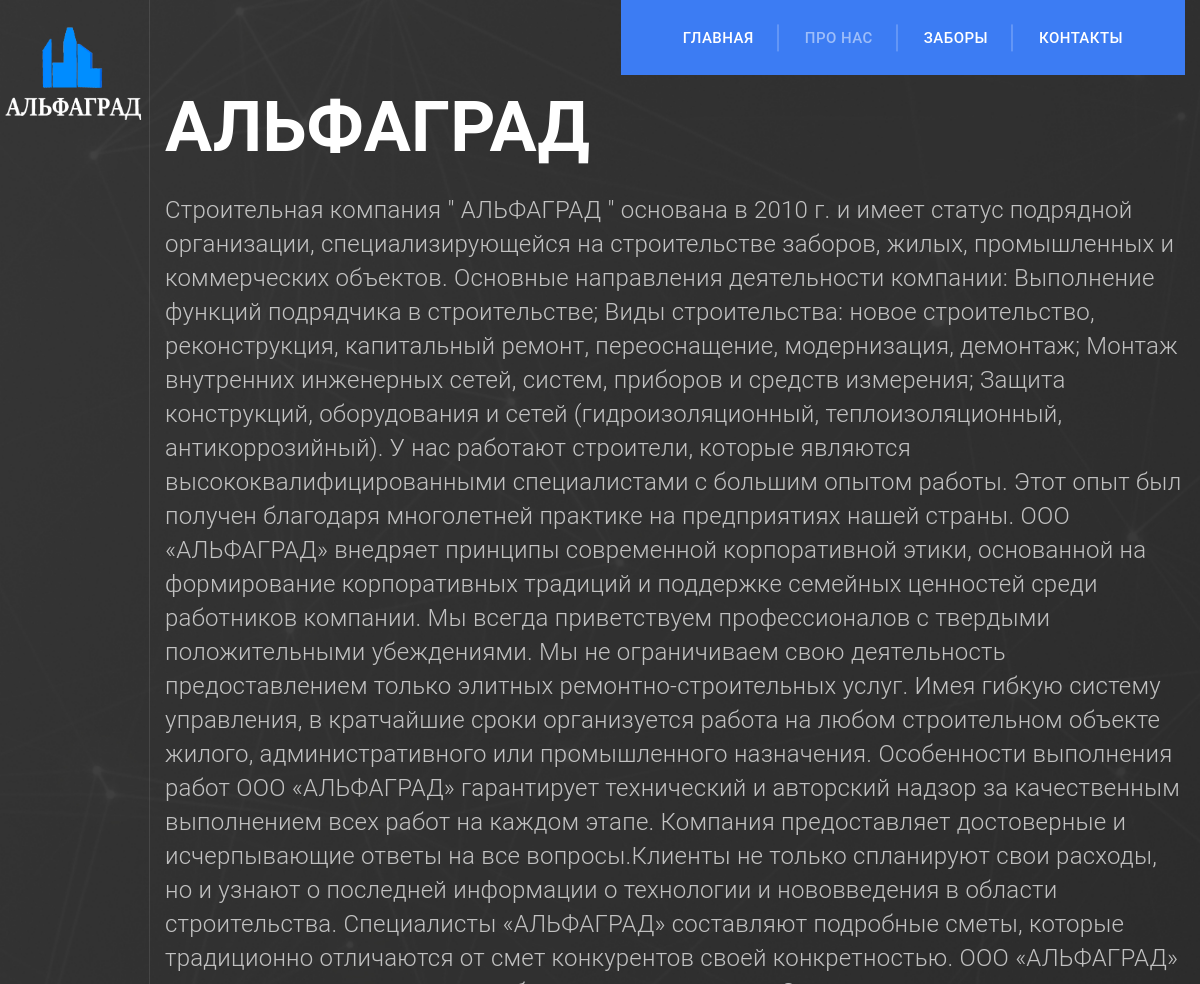
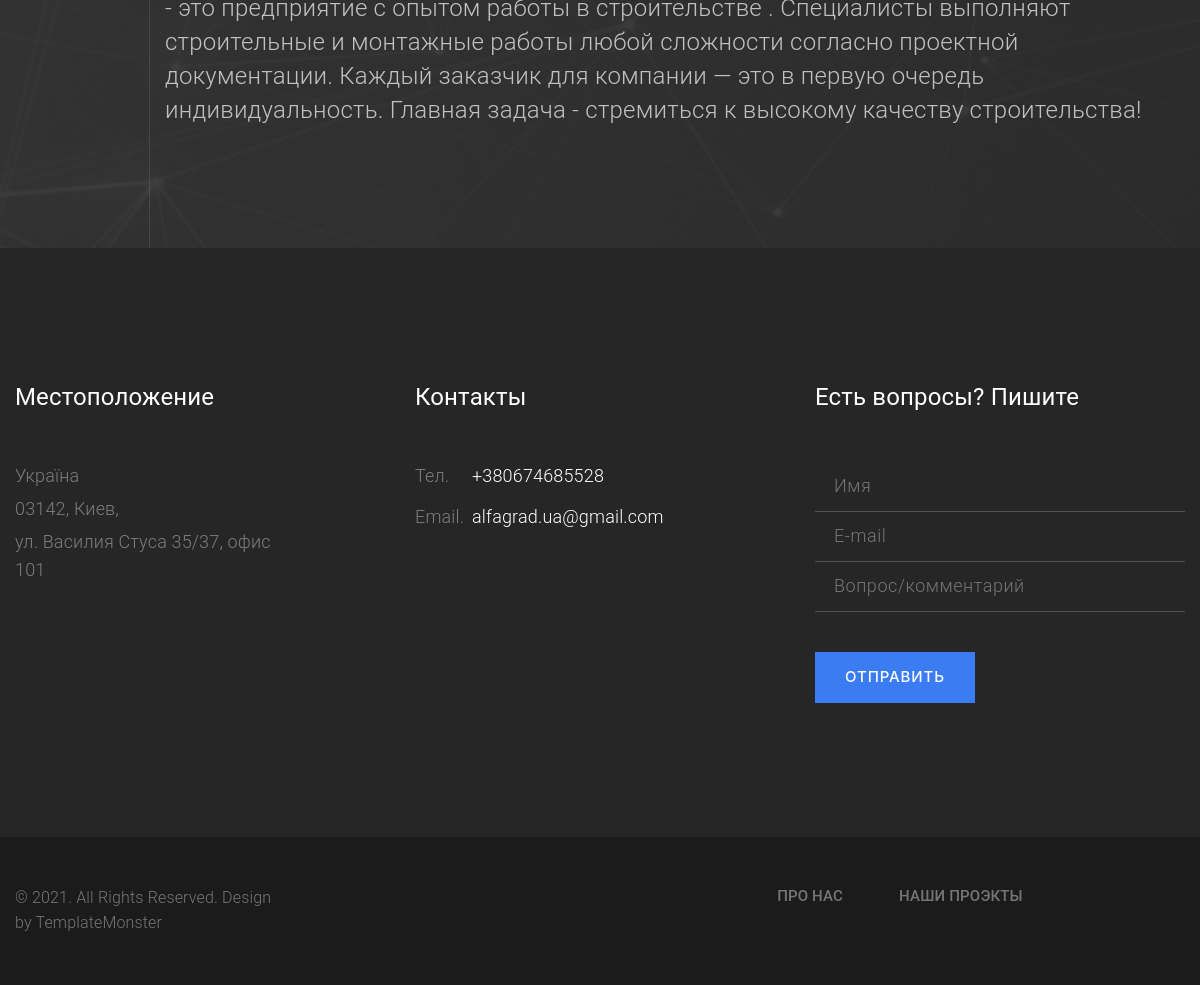
The page /about-us/ on the database its author committed (2 pictures, top to bottom).
### main/models.py (models this page shows, shortened)
class BaseLevel(models.Model):
    title = models.CharField(verbose_name='Название 2' ,max_length=100)
    description = models.TextField(verbose_name='Описание про нас')
    first_picture = models.ImageField(verbose_name='фотография 1', upload_to='static/images/base_level/', max_length=100)
    first_text = models.CharField(verbose_name='первый скрипт', max_length=100)
    second_picture = models.ImageField(verbose_name='фотография 2', upload_to='static/images/base_level/', max_length=100)
    second_text = models.CharField(verbose_name='второй скрипт', max_length=100)
    third_picture = models.ImageField(verbose_name='фотография 3', upload_to='static/images/base_level/', max_length=100)
    third_text = models.CharField(verbose_name='третий скрипт', max_length=100)
    class Meta:
        verbose_name = 'Правая панель'
        verbose_name_plural = 'Правая панель'

class Location(models.Model):
    country = models.CharField(verbose_name='Страна', max_length=35)
    city = models.CharField(verbose_name='город',max_length=35)
    index = models.CharField(verbose_name='индекс',max_length=35)
    street = models.CharField(verbose_name='улица',max_length=35)
    class Meta:
        verbose_name = 'Местоположение'
        verbose_name_plural = 'Местоположение'

class Contacts(models.Model):
    phone = PhoneNumberField(verbose_name='номер телефона', null=False, unique=True, blank=True)
    email = models.EmailField(verbose_name='электронная почта', max_length=254, blank=True)
    class Meta:
        verbose_name = 'Контакт'
        verbose_name_plural = 'Контакты'

### main/views.py (the view)
# urls.py: path('about-us/', views.about_us, name='about_us'),
def about_us(request):
    form_question = FormAskQuestions(request.POST)
    if form_question.is_valid():
        form_question.save()
    form = FormAskQuestions
    title = 'Строительство, монтаж, заборы, не дорого | Альфаград'
    contact_phone = Contacts.objects.first()
    description = f'Заборы под ключ, установка заборов, ремонт, монтаж. Киев и киевская область. Качественно не дорого. Звоните {contact_phone.phone}'
    base_level = BaseLevel.objects.first()
    sub_texts = SubText.objects.all()
    location = Location.objects.first()
    contacts = Contacts.objects.all()
    template = 'main/about_us.html'
    context = {
        'form' : form,
        'base_level':base_level,
        'sub_texts':sub_texts,
        'location':location,
        'contacts':contacts,
        'title':title,
        'description':description,
        'url':request.build_absolute_uri(),
        }
    return render(request, template, context)

### main/models.py (called while the page is built)
    def __str__(self):
        return self.point

### templates/main/about_us.html (shortened to what this page needs)
{% extends 'main/index.html' %}
{% load static %}
        {% block content %}
            <section class="section context-dark section-jumbotron bg-cover" style="background: url(/../static/images/bg-image.jpg) #151515">
              <div class="panel-left"><a class="brand" href="{% url 'main' %}"><img class="brand-logo-light" src="{% static 'images/logo-alfa2.png'%}" alt="Альфаград" width="1550" height="1088"/></a>
              </div>
                <div class="section-fullheight">
                  <div class="section-fullheight-inner section-md text-center text-lg-left">
                    <div class="container">
                        <h2 class="">АЛЬФАГРАД</h2>
                        <p class="big-2 text-white-darken">{{ base_level.description }}</p>
                      <div class="row justify-content-center justify-content-lg-start">
                        <div class="col-md-10 offset-lg-1 col-lg-8 offset-xl-1 col-xl-9 offset-xxl-2 col-xxl-7">
                        </div>
                      </div>
                    </div>
                  </div>
                </div>
            </section>
        {% endblock %}

### templates/main/index.html (shortened to what this page needs)
{% load static %}
<!DOCTYPE html>
<html class="" lang="ru">
  <head>
    <link rel="stylesheet" href="{% static '/css/bootstrap.css'%}">
    <link rel="stylesheet" href="{% static '/css/fonts.css'%}">
    <link rel="stylesheet" href="{% static '/css/style.css'%}">
  </head>
  <body>
      <section class="section section-relative section-header">
        <header class="section page-header header-absolute">
          <div class="rd-navbar-wrap">
            <nav class="rd-navbar rd-navbar-aside" data-layout="rd-navbar-fixed" data-sm-layout="rd-navbar-fixed" data-md-layout="rd-navbar-fixed" data-md-device-layout="rd-navbar-fixed" data-lg-layout="rd-navbar-static" data-lg-device-layout="rd-navbar-static" data-xl-layout="rd-navbar-static" data-xl-device-layout="rd-navbar-static" data-lg-stick-up-offset="46px" data-xl-stick-up-offset="46px" data-xxl-stick-up-offset="46px" data-lg-stick-up="true" data-xl-stick-up="true" data-xxl-stick-up="true">
              <div class="rd-navbar-main-outer">
                <div class="rd-navbar-main">
                  <div class="rd-navbar-nav-wrap">
                    <ul class="rd-navbar-nav">
                      {% url 'main' as main_url %}
                      <li class="rd-nav-item {% if main_url == request.path%} active {% endif %}"><a class="rd-nav-link" href="{{main_url}}">Главная</a>
                      </li>
                      {% url 'about_us' as about_us_url %}
                      <li class="rd-nav-item {% if about_us_url == request.path %} active {% endif %} "><a class="rd-nav-link" href="{{about_us_url}}">Про нас</a>
                      </li>
                      <li class="rd-nav-item"><a class="rd-nav-link" href="#">Заборы</a>
                      </li>
                      <li class="rd-nav-item"><a class="rd-nav-link" href="#contact">Контакты</a>
                      </li>
                    </ul>
                  </div>
                </div>
              </div>
            </nav>
          </div>
        </header>
        {% block content %}{% endblock %}
         <div class="pre-footer-classic bg-gray-700 context-dark">
        <div id="contact" class="container">
          <div class="row row-30 justify-content-lg-between">
            <div class="col-sm-6 col-lg-3 col-xl-3">
              <h5>Местоположение</h5>
              <ul class="list list-sm">
                <li>
                  <p>{{location.country}}</p>
                </li>
                <li>
                  <p>{{location.index}}, {{location.city}},</p>
                </li>
                <li>
                  <p>{{location.street}}</p>
                </li>
              </ul>
            </div>
            <div class="col-sm-6 col-lg-4 col-xl-3">
              <h5>Контакты</h5>
              {% for contact in contacts %}
              {% if contact.phone %}
              <dl class="list-terms-custom">
                <dt>Тел. </dt>
                <dd><a class="link-default" href="tel:{{contact.phone}}">{{contact.phone}}</a></dd>
              </dl>
              {% endif %}
              {% if contact.email %}
              <dl class="list-terms-custom">
                <dt>Email.</dt>
                <dd><a class="link-default" href="mailto:{{contact.email}}">{{contact.email}}</a></dd>
              </dl>
              {% endif %}
              {% endfor %}
            </div>
            <div class="col-lg-4">
              <h5>Есть вопросы? Пишите</h5>
              <form class="" data-form-output="form-output-global" data-form-type="contact" action="" method="POST" >
                {% for field in form %}
                    {{field}}
                {% endfor %}
                <div class="button-wrap">
                  <button class="button button-default button-invariable" type="submit">Отправить</button>
                </div>
              </form>
            </div>
          </div>
        </div>
      </div>
      <footer class="section footer-classic context-dark text-center">
        <div class="container">
          <div class="row row-15 justify-content-lg-between">
            <div class="col-lg-4 col-xl-3 text-lg-left">
              <p class="rights"><span>&copy;&nbsp;</span><span class="copyright-year"></span>. All Rights Reserved. Design by <a href="https://www.templatemonster.com">TemplateMonster</a></p>
            </div>
            <div class="col-lg-5 col-xl-6">
              <ul class="list-inline list-inline-lg text-uppercase">
                <li><a href="{{about_us_url}}">Про нас</a></li>
                <li><a href="{% url 'all_projects' %}">Наши проэкты</a></li>
              </ul>
            </div>
          </div>
        </div>
      </footer>
  </body>
</html>

### rows shown on the page
BaseLevel: description "Строительная компания \" АЛЬФАГРАД \" основана в 2010 г. и имеет статус подрядной организации, специализирующейся на строительстве заборов, жилых, промышленных и коммерческих объектов. Основные направления деятельности компании: Выполнение функций подрядчика в строительстве; Виды строительства: новое строительство, реконструкция, капитальный ремонт, переоснащение, модернизация, демонтаж; Монтаж внутренних инженерных сетей, систем, приборов и средств измерения; Защита конструкций, оборудования и сетей (гидроизоляционный, теплоизоляционный, антикоррозийный). У нас работают строители, которые являются высококвалифицированными специалистами с большим опытом работы. Этот опыт был получен благодаря…"
Location: country "Україна", index "03142", city "Киев", street "ул. Василия Стуса 35/37, офис 101"
Contacts: phone "+380674685528", email "alfagrad.ua@gmail.com"
